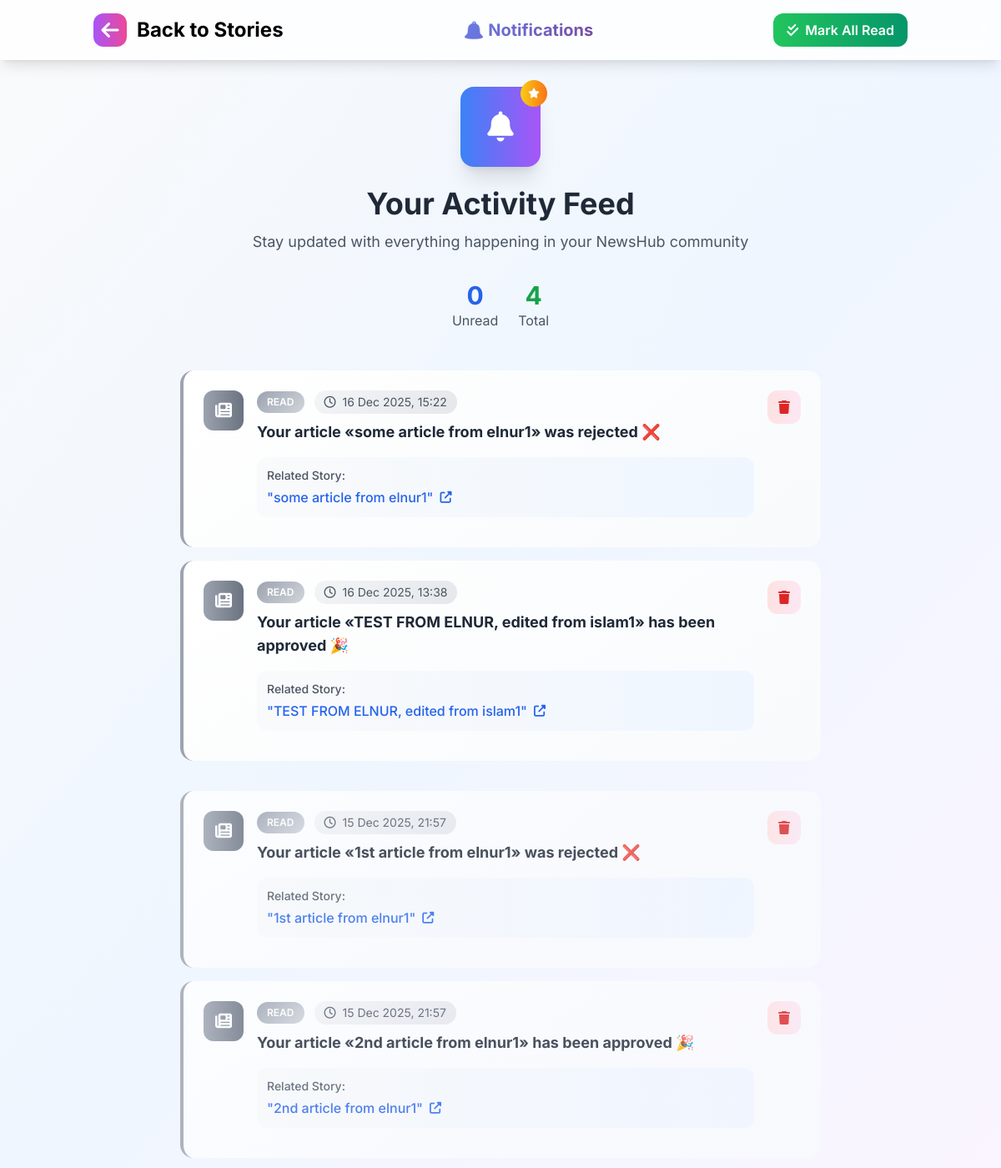
/users/notifications/ (signed in), run on the app's committed database.
### users/models.py (models this page shows, shortened)
class Notification(models.Model):
    NOTIFICATION_TYPES = [
        ("approved", "Article approved"),
        ("rejected", "Article rejected"),
    ]
    user = models.ForeignKey(
        settings.AUTH_USER_MODEL,
        on_delete=models.CASCADE,
        related_name="notifications"
    )
    article = models.ForeignKey(
        "articles.Article",
        on_delete=models.CASCADE,
        null=True,
        blank=True
    )
    type = models.CharField(max_length=20, choices=NOTIFICATION_TYPES)
    message = models.TextField()
    is_read = models.BooleanField(default=False)
    created_at = models.DateTimeField(auto_now_add=True)

### articles/models.py (models this page shows, shortened)
class Article(models.Model):
    STATUS_CHOICES = [
        ("draft", "Draft"),
        ("pending", "Pending moderation"),
        ("approved", "Approved"),
        ("rejected", "Rejected"),
    ]
    title = models.CharField(max_length=200)
    image = models.ImageField(upload_to='articles/', blank=True, null=True)
    content = models.TextField()
    author = models.ForeignKey(settings.AUTH_USER_MODEL, on_delete=models.CASCADE, related_name="articles")
    category = models.ForeignKey(Category, on_delete=models.SET_NULL, null=True)
    status = models.CharField(
        max_length=20,
        choices=STATUS_CHOICES,
        default="pending"
    )
    moderation_comment = models.TextField(
        blank=True,
        null=True,
        help_text="Reason for rejection"
    )
    created_at = models.DateTimeField(auto_now_add=True)
    updated_at = models.DateTimeField(auto_now=True)
    slug = models.SlugField(unique=True, blank=True)
    def get_absolute_url(self):
        from django.urls import reverse
        return reverse('articles:article_detail', kwargs={'slug': self.slug})

### users/views.py (the view)
# urls.py: path("notifications/", views.notifications, name="notifications"),
@login_required
def notifications(request):
    notifications = request.user.notifications.order_by("-created_at")
    notifications.filter(is_read=False).update(is_read=True)
    return render(request, "users/notifications.html", {"notifications": notifications})

### users/templates/users/notifications.html (shortened to what this page needs)
<!DOCTYPE html>
<html lang="ru">
<head>
    <script src="https://cdn.tailwindcss.com"></script>
    <link href="https://cdnjs.cloudflare.com/ajax/libs/font-awesome/6.4.0/css/all.min.css" rel="stylesheet">
</head>
<body class="bg-gradient-to-br from-gray-50 via-blue-50 to-purple-50 min-h-screen">
    <nav class="sticky top-0 z-50">
        <div class="bg-white/80 backdrop-blur-md shadow-lg">
            <div class="container mx-auto px-6 py-4">
                <div class="flex justify-between items-center">
                    <a href="{% url 'articles:article_list' %}" class="text-2xl font-bold flex items-center space-x-3">
                        <div class="w-10 h-10 rounded-xl bg-gradient-to-r from-purple-500 to-pink-500 flex items-center justify-center">
                            <i class="fas fa-arrow-left text-white"></i>
                        </div>
                        <span class="hidden md:inline">Back to Stories</span>
                    </a>
                    <div class="text-xl font-bold">
                        <span class="gradient-text">🔔 Notifications</span>
                    </div>
                    <div class="flex items-center space-x-3">
                        <a href="{% url 'users:mark_all_read' %}"
                           class="bg-gradient-to-r from-green-500 to-emerald-600 text-white px-4 py-2 rounded-xl font-semibold hover:shadow-lg transition transform hover:-translate-y-1 flex items-center space-x-2">
                            <i class="fas fa-check-double"></i>
                            <span class="hidden md:inline">Mark All Read</span>
                        </a>
                    </div>
                </div>
            </div>
        </div>
    </nav>
    <main class="container mx-auto px-4 md:px-6 py-8">
        <div class="text-center mb-12">
            <div class="relative inline-block mb-6">
                <div class="w-24 h-24 bg-gradient-to-r from-blue-500 to-purple-500 rounded-2xl flex items-center justify-center mx-auto shadow-xl floating">
                    <i class="fas fa-bell text-white text-4xl"></i>
                </div>
                <div class="absolute -top-2 -right-2 w-8 h-8 rounded-full bg-gradient-to-r from-yellow-400 to-orange-500 flex items-center justify-center">
                    <i class="fas fa-star text-white text-xs"></i>
                </div>
            </div>
            <h1 class="text-4xl font-bold text-gray-800 mb-3">Your Activity Feed</h1>
            <p class="text-gray-600 text-lg max-w-2xl mx-auto">
                Stay updated with everything happening in your NewsHub community
            </p>
            <div class="mt-8 flex flex-wrap justify-center gap-6">
                <div class="text-center">
                    <div class="text-3xl font-bold text-blue-600">{{ unread_count|default:"0" }}</div>
                    <div class="text-gray-600">Unread</div>
                </div>
                <div class="text-center">
                    <div class="text-3xl font-bold text-green-600">{{ notifications|length }}</div>
                    <div class="text-gray-600">Total</div>
                </div>
            </div>
        </div>
        <div class="max-w-3xl mx-auto">
            {% if notifications %}
            <div class="space-y-4">
                {% for notification in notifications %}
                <div class="notification-card {% if not notification.is_read %}unread{% else %}read{% endif %} animate-on-scroll"
                     style="animation-delay: {{ forloop.counter0 }}0ms">
                    <div class="flex flex-col md:flex-row md:items-start justify-between gap-4">
                        <div class="flex-1">
                            <div class="flex items-start gap-4 mb-3">
                                <div class="w-12 h-12 rounded-xl flex items-center justify-center flex-shrink-0
                                    {% if not notification.is_read %}bg-gradient-to-r from-blue-500 to-cyan-500
                                    {% else %}bg-gradient-to-r from-gray-400 to-gray-500{% endif %}">
                                    {% if notification.message|lower|slice:"0:12" == "your article" %}
                                    <i class="fas fa-newspaper text-white text-xl"></i>
                                    {% elif "comment" in notification.message|lower %}
                                    <i class="fas fa-comment text-white text-xl"></i>
                                    {% elif "like" in notification.message|lower %}
                                    <i class="fas fa-heart text-white text-xl"></i>
                                    {% elif "follow" in notification.message|lower %}
                                    <i class="fas fa-user-plus text-white text-xl"></i>
                                    {% else %}
                                    <i class="fas fa-info-circle text-white text-xl"></i>
                                    {% endif %}
                                </div>
                                <div class="flex-1">
                                    <div class="flex flex-wrap items-center gap-3 mb-2">
                                        <span class="badge {% if not notification.is_read %}unread{% else %}read{% endif %}">
                                            {% if not notification.is_read %}NEW{% else %}READ{% endif %}
                                        </span>
                                        <span class="time-badge px-3 py-1 rounded-full text-sm">
                                            <i class="far fa-clock mr-1"></i>
                                            {{ notification.created_at|date:"d M Y, H:i" }}
                                        </span>
                                    </div>
                                    <h3 class="font-bold text-gray-800 text-lg mb-2">
                                        {{ notification.message }}
                                    </h3>
                                    {% if notification.article %}
                                    <div class="mt-4 p-3 bg-gradient-to-r from-gray-50 to-blue-50 rounded-xl">
                                        <div class="text-sm text-gray-600 font-medium mb-1">Related Story:</div>
                                        <a href="{{ notification.article.get_absolute_url }}"
                                           class="text-blue-600 hover:text-blue-800 font-medium inline-flex items-center space-x-2">
                                            <span>"{{ notification.article.title|truncatechars:50 }}"</span>
                                            <i class="fas fa-external-link-alt text-sm"></i>
                                        </a>
                                    </div>
                                    {% endif %}
                                </div>
                            </div>
                        </div>
                        <div class="flex items-start gap-3">
                            <a href="{% url 'users:delete_notification' notification.id %}"
                               class="w-10 h-10 rounded-xl bg-gradient-to-r from-red-100 to-pink-100 flex items-center justify-center text-red-600 hover:shadow transition"
                               title="Delete notification">
                                <i class="fas fa-trash"></i>
                            </a>
                        </div>
                    </div>
                </div>
                {% endfor %}
            </div>
            {% endif %}
        </div>
    </main>
</body>
</html>

### users/templates/users/notifications.html (style rules this page uses)
* { font-family: 'Inter', sans-serif; }
:root { --primary-gradient: linear-gradient(135deg, #667eea 0%, #764ba2 100%); --secondary-gradient: linear-gradient(135deg, #f093fb 0%, #f5576c 100%); --accent-gradient: linear-gradient(135deg, #4facfe 0%, #00f2fe 100%); --success-gradient: linear-gradient(135deg, #43e97b 0%, #38f9d7 100%); }
.notification-card { background: linear-gradient(145deg, #ffffff, #f8fafc); border-radius: 16px; padding: 1.5rem; position: relative; overflow: hidden; transition: all 0.3s cubic-bezier(0.4, 0, 0.2, 1); border-left: 4px solid transparent; }
.notification-card.read { border-left-color: #9ca3af; opacity: 0.8; }
.gradient-text { background: var(--primary-gradient); -webkit-background-clip: text; -webkit-text-fill-color: transparent; background-clip: text; }
.floating { animation: float 3s ease-in-out infinite; }
.badge { padding: 4px 12px; border-radius: 20px; font-size: 0.75rem; font-weight: 600; }
.badge.read { background: linear-gradient(135deg, #9ca3af, #d1d5db); color: white; }
.time-badge { background: linear-gradient(135deg, #f3f4f6, #e5e7eb); color: #4b5563; }
.animate-on-scroll { opacity: 0; transform: translateY(20px); transition: all 0.6s cubic-bezier(0.4, 0, 0.2, 1); }
.animate-on-scroll.visible { opacity: 1; transform: translateY(0); }

### data on the page
Notification: is_read "READ", created_at "16 Dec 2025, 15:22", message "Your article «some article from elnur1» was rejected ❌", article "some article from elnur1"
Notification: is_read "READ", created_at "16 Dec 2025, 13:38", message "Your article «TEST FROM ELNUR, edited from islam1» has been approved 🎉", article "TEST FROM ELNUR, edited from islam1"
Notification: is_read "READ", created_at "15 Dec 2025, 21:57", message "Your article «1st article from elnur1» was rejected ❌", article "1st article from elnur1"
Notification: is_read "READ", created_at "15 Dec 2025, 21:57", message "Your article «2nd article from elnur1» has been approved 🎉", article "2nd article from elnur1"

### other printed values
{{ unread_count|default:"0" }} "0"
{{ notifications|length }} "4"
